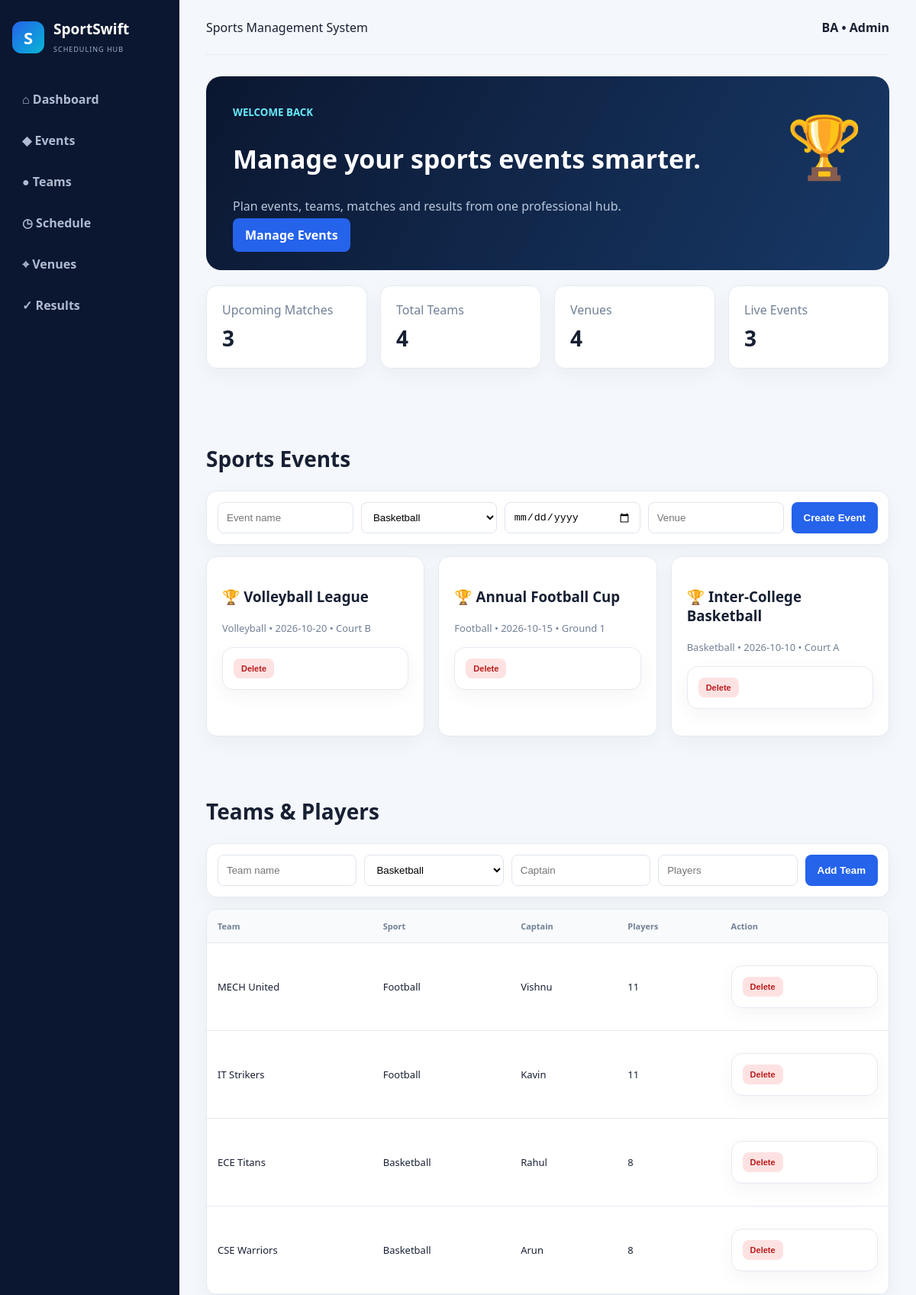
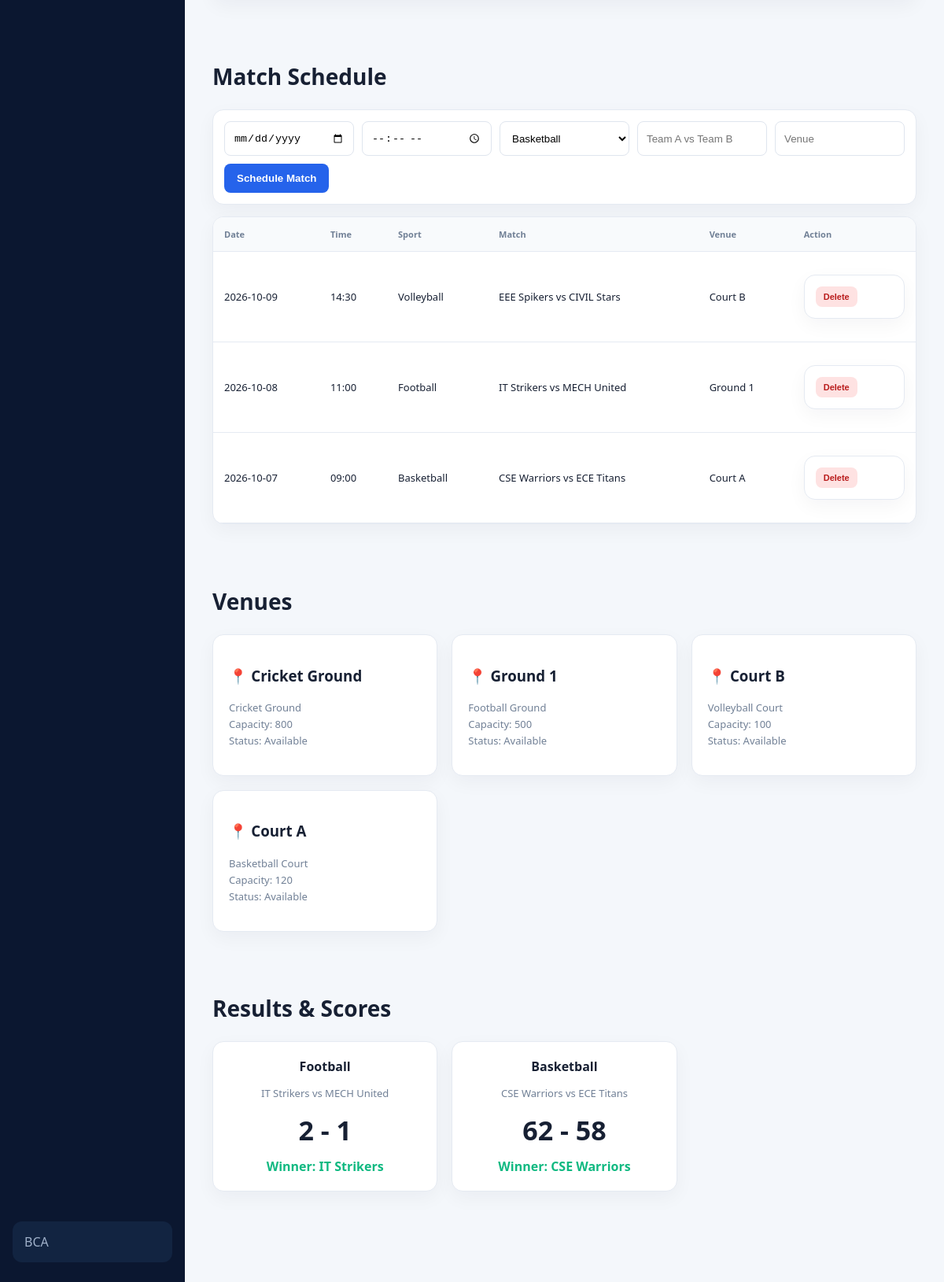
The page / on the database its author committed (2 pictures, top to bottom).
### tables this page shows
CREATE TABLE events(id INTEGER PRIMARY KEY AUTOINCREMENT,name TEXT,sport TEXT,date TEXT,venue TEXT,status TEXT DEFAULT 'Upcoming');

CREATE TABLE teams(id INTEGER PRIMARY KEY AUTOINCREMENT,name TEXT,sport TEXT,captain TEXT,players INTEGER,status TEXT DEFAULT 'Registered');

CREATE TABLE matches(id INTEGER PRIMARY KEY AUTOINCREMENT,date TEXT,time TEXT,sport TEXT,teams TEXT,venue TEXT,status TEXT DEFAULT 'Upcoming');

CREATE TABLE venues(id INTEGER PRIMARY KEY AUTOINCREMENT,name TEXT,type TEXT,capacity INTEGER,status TEXT DEFAULT 'Available');

CREATE TABLE results(id INTEGER PRIMARY KEY AUTOINCREMENT,sport TEXT,teams TEXT,score TEXT,winner TEXT);

### app.py (the view)
@app.route('/')
def home():
 c=db(); data={k:c.execute(f'SELECT * FROM {k} ORDER BY id DESC').fetchall() for k in ['events','teams','matches','venues','results']}; c.close(); return render_template('index.html',**data)

### app.py (called while the page is built)
def db():
 c=sqlite3.connect(DB); c.row_factory=sqlite3.Row; return c

### templates/index.html
<!doctype html><html><head><meta charset="utf-8"><meta name="viewport" content="width=device-width,initial-scale=1"><title>SportSwift Scheduling Hub</title><link rel="stylesheet" href="{{url_for('static',filename='style.css')}}"></head><body><aside><div class="brand"><b>S</b><div><h2>SportSwift</h2><small>Scheduling Hub</small></div></div><a href="#dashboard">⌂ Dashboard</a><a href="#events">◆ Events</a><a href="#teams">● Teams</a><a href="#schedule">◷ Schedule</a><a href="#venues">⌖ Venues</a><a href="#results">✓ Results</a><footer>BCA<br></footer></aside><main><header><span>Sports Management System</span><strong>BA • Admin</strong></header>{% with m=get_flashed_messages() %}{% if m %}<div class="flash">{{m[-1]}}</div>{% endif %}{% endwith %}<section id="dashboard"><div class="hero"><div><small>WELCOME BACK</small><h1>Manage your sports events smarter.</h1><p>Plan events, teams, matches and results from one professional hub.</p><a class="btn" href="#events">Manage Events</a></div><div class="cup">🏆</div></div><div class="stats"><div>Upcoming Matches<b>{{matches|length}}</b></div><div>Total Teams<b>{{teams|length}}</b></div><div>Venues<b>{{venues|length}}</b></div><div>Live Events<b>3</b></div></div></section><section id="events"><h2>Sports Events</h2><form action="/event/add" method="post"><input name="name" placeholder="Event name" required><select name="sport"><option>Basketball</option><option>Football</option><option>Volleyball</option><option>Cricket</option></select><input name="date" type="date" required><input name="venue" placeholder="Venue" required><button>Create Event</button></form><div class="grid">{% for e in events %}<article><h3>🏆 {{e.name}}</h3><p>{{e.sport}} • {{e.date}} • {{e.venue}}</p><form method="post" action="/delete/events/{{e.id}}"><button class="danger">Delete</button></form></article>{% endfor %}</div></section><section id="teams"><h2>Teams & Players</h2><form action="/team/add" method="post"><input name="name" placeholder="Team name" required><select name="sport"><option>Basketball</option><option>Football</option><option>Volleyball</option><option>Cricket</option></select><input name="captain" placeholder="Captain" required><input name="players" type="number" min="1" placeholder="Players" required><button>Add Team</button></form><div class="table"><table><tr><th>Team</th><th>Sport</th><th>Captain</th><th>Players</th><th>Action</th></tr>{% for t in teams %}<tr><td>{{t.name}}</td><td>{{t.sport}}</td><td>{{t.captain}}</td><td>{{t.players}}</td><td><form method="post" action="/delete/teams/{{t.id}}"><button class="danger">Delete</button></form></td></tr>{% endfor %}</table></div></section><section id="schedule"><h2>Match Schedule</h2><form action="/match/add" method="post"><input name="date" type="date" required><input name="time" type="time" required><select name="sport"><option>Basketball</option><option>Football</option><option>Volleyball</option><option>Cricket</option></select><input name="teams" placeholder="Team A vs Team B" required><input name="venue" placeholder="Venue" required><button>Schedule Match</button></form><div class="table"><table><tr><th>Date</th><th>Time</th><th>Sport</th><th>Match</th><th>Venue</th><th>Action</th></tr>{% for m in matches %}<tr><td>{{m.date}}</td><td>{{m.time}}</td><td>{{m.sport}}</td><td>{{m.teams}}</td><td>{{m.venue}}</td><td><form method="post" action="/delete/matches/{{m.id}}"><button class="danger">Delete</button></form></td></tr>{% endfor %}</table></div></section><section id="venues"><h2>Venues</h2><div class="grid">{% for v in venues %}<article><h3>📍 {{v.name}}</h3><p>{{v.type}}<br>Capacity: {{v.capacity}}<br>Status: {{v.status}}</p></article>{% endfor %}</div></section><section id="results"><h2>Results & Scores</h2><div class="grid">{% for r in results %}<article class="result"><b>{{r.sport}}</b><p>{{r.teams}}</p><h1>{{r.score}}</h1><strong>Winner: {{r.winner}}</strong></article>{% endfor %}</div></section></main></body></html>

### static/style.css (style rules this page uses)
* { box-sizing:border-box }
html { scroll-behavior:smooth }
body { margin:0;background:#f4f7fb;color:#172033;font-family:Segoe UI,Arial,sans-serif }
aside { position:fixed;width:235px;inset:0 auto 0 0;background:#0b1730;color:#fff;padding:25px 16px;display:flex;flex-direction:column }
.brand { display:flex;gap:12px;align-items:center;margin-bottom:30px }
.brand>b { width:42px;height:42px;border-radius:12px;background:linear-gradient(135deg,#2563eb,#06b6d4);display:grid;place-items:center;font-size:22px }
.brand h2 { margin:0;font-size:19px }
.brand small { color:#9fb0c9;text-transform:uppercase;font-size:9px;letter-spacing:1px }
aside a { color:#aebbd0;text-decoration:none;padding:13px;border-radius:9px;margin:3px 0;font-weight:600 }
aside footer { margin-top:auto;background:#122441;padding:15px;border-radius:12px;color:#9fb0c9 }
main { margin-left:235px;padding:0 35px 60px }
header { height:72px;border-bottom:1px solid #e5eaf2;display:flex;justify-content:space-between;align-items:center;margin-bottom:28px }
section { scroll-margin-top:20px;padding-bottom:55px }
h1 { font-size:34px }
h2 { font-size:28px }
.hero { background:linear-gradient(120deg,#0b1730,#173866);color:#fff;padding:35px;border-radius:20px;display:flex;justify-content:space-between }
.hero small { color:#67e8f9;font-weight:bold }
.hero p { color:#b8c7dc }
.cup { font-size:80px }
.btn,button { background:#2563eb;color:#fff;border:0;border-radius:8px;padding:11px 16px;text-decoration:none;font-weight:700 }
.stats { display:grid;grid-template-columns:repeat(4,1fr);gap:17px;margin:20px 0 }
.stats div,article,.table,form { background:#fff;border:1px solid #e5eaf2;border-radius:14px;box-shadow:0 8px 25px #0f172a0b }
.stats div { padding:20px;color:#718096 }
.stats b { display:block;color:#172033;font-size:28px;margin-top:7px }
.grid { display:grid;grid-template-columns:repeat(3,1fr);gap:18px }
.grid article { padding:20px }
.grid article p { color:#718096;line-height:1.6;font-size:13px }
.result { text-align:center }
.result h1 { margin:12px }
.result strong { color:#10b981 }
form { padding:14px;margin:15px 0;display:flex;gap:10px;flex-wrap:wrap }
input,select { padding:11px;border:1px solid #dfe5ee;border-radius:8px;flex:1;min-width:150px;background:#fff }
.table { overflow:auto;background:#fff }
table { width:100%;border-collapse:collapse;min-width:700px }
th,td { padding:14px;text-align:left;border-bottom:1px solid #e5eaf2;font-size:13px }
th { color:#718096;background:#f8fafc;font-size:11px }
.danger { background:#fee2e2;color:#b91c1c;padding:7px 10px;font-size:11px }

### rows shown on the page
events: name "Volleyball League", sport "Volleyball", date "2026-10-20", venue "Court B"
events: name "Annual Football Cup", sport "Football", date "2026-10-15", venue "Ground 1"
events: name "Inter-College Basketball", sport "Basketball", date "2026-10-10", venue "Court A"
teams: name "MECH United", sport "Football", captain "Vishnu", players "11"
teams: name "IT Strikers", sport "Football", captain "Kavin", players "11"
teams: name "ECE Titans", sport "Basketball", captain "Rahul", players "8"
teams: name "CSE Warriors", sport "Basketball", captain "Arun", players "8"
matches: date "2026-10-09", time "14:30", sport "Volleyball", teams "EEE Spikers vs CIVIL Stars", venue "Court B"
matches: date "2026-10-08", time "11:00", sport "Football", teams "IT Strikers vs MECH United", venue "Ground 1"
matches: date "2026-10-07", time "09:00", sport "Basketball", teams "CSE Warriors vs ECE Titans", venue "Court A"
venues: name "Cricket Ground", type "Cricket Ground", capacity "800", status "Available"
venues: name "Ground 1", type "Football Ground", capacity "500", status "Available"
venues: name "Court B", type "Volleyball Court", capacity "100", status "Available"
venues: name "Court A", type "Basketball Court", capacity "120", status "Available"
results: sport "Football", teams "IT Strikers vs MECH United", score "2 - 1", winner "IT Strikers"
results: sport "Basketball", teams "CSE Warriors vs ECE Titans", score "62 - 58", winner "CSE Warriors"

### other values the page prints
{{ matches|length }} "3"
{{ teams|length }} "4"
{{ venues|length }} "4"
